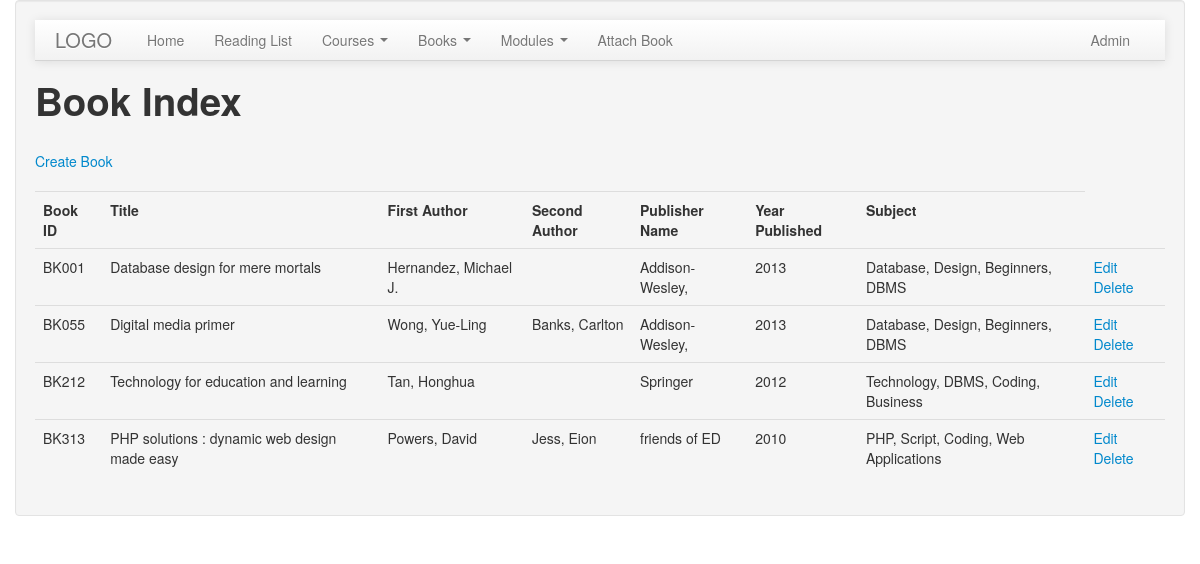
The page /book_index.php (signed in) on the database its author committed.
### tables this page shows
CREATE TABLE IF NOT EXISTS `books` (
  `Book_ID` char(5) NOT NULL,
  `Title` varchar(50) NOT NULL,
  `First_Author` varchar(30) NOT NULL,
  `Second_Author` varchar(30) DEFAULT NULL,
  `Publisher` varchar(50) NOT NULL,
  `Year` year(4) NOT NULL,
  `Content_Summary` varchar(100) NOT NULL,
  PRIMARY KEY (`Book_ID`)
);

### book_index.php (the view, shortened to what this page needs)
<?php
require_once "inc/inc.php";
?>
<?php
include 'header.php';
?>
<body>
    <div class = "container">
        <div class = "well">
    <?php include 'navigation_bar.php';
	?>
    <h1>Book Index</h1>
    <br>
    <a href=book_create.php?>Create Book</a>
    <br>
    <br>
    <?php
        try{
            $sql = "select Book_ID, Title, First_Author, Second_Author, Publisher, Year, Content_Summary from books";
            $results = $conn->query($sql);
            $count = $results->rowCount();
        }
        catch (PDOException $e) {
                echo "error: ". $e->getMessage();
            }
        if ($count > 0) {
            echo "<table class=\"table\">";
            echo "<th>Book ID</th><th>Title</th><th>First Author</th><th>Second Author</th><th>Publisher Name</th><th>Year Published</th><th>Subject</th> ";
            foreach ($results as $row) {
                echo "<tr>";
                echo "<td>" . $row["Book_ID"] . "</td>";
                echo "<td>" . $row["Title"] . "</td>";
                echo "<td>" . $row["First_Author"] . "</td>";
                echo "<td>" . $row["Second_Author"] . "</td>";
                echo "<td>" . $row["Publisher"] . "</td>";
                echo "<td>" . $row["Year"] . "</td>";
                echo "<td>" . $row["Content_Summary"] . "</td>";
                echo "<td><a href=\"book_update.php?Book_ID=".$row["Book_ID"]."\">Edit</a> <a href=\"book_delete.php?Book_ID=".$row["Book_ID"]."\">Delete</a></td>";
                echo "</tr>\n";
            }
            print "</table>\n";
        }
    ?>
    </div>
    </div>
</body>
<?php include 'footer.php' ?>

### css/style.css (style rules this page uses)
li,a { -webkit-transition: 1000ms linear 0s; -moz-transition: 1000ms linear 0s; -o-transition: 1000ms linear 0s; transition: 1000ms linear 0s; }

### rows shown on the page
books: Book_ID "BK001", Title "Database design for mere mortals", First_Author "Hernandez, Michael J.", Publisher "Addison-Wesley,", Year "2013", Content_Summary "Database, Design, Beginners, DBMS"
books: Book_ID "BK055", Title "Digital media primer", First_Author "Wong, Yue-Ling", Second_Author "Banks, Carlton", Publisher "Addison-Wesley,", Year "2013", Content_Summary "Database, Design, Beginners, DBMS"
books: Book_ID "BK212", Title "Technology for education and learning", First_Author "Tan, Honghua", Publisher "Springer", Year "2012", Content_Summary "Technology, DBMS, Coding, Business"
books: Book_ID "BK313", Title "PHP solutions : dynamic web design made easy", First_Author "Powers, David", Second_Author "Jess, Eion", Publisher "friends of ED", Year "2010", Content_Summary "PHP, Script, Coding, Web Applications"
